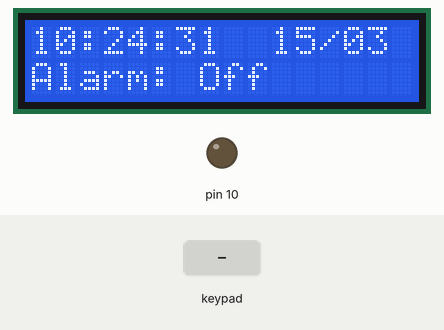
Bench run of a sketch on a simulated Arduino Uno, built with avr-gcc and run on an emulated ATmega328P. Shown: 16×2 character LCD, output pins drawn as LEDs (lit = HIGH). Inputs (shaded band) come from the test bench. The local clock reads 2024-03-15 10:24:30 at power-on unless the sketch sets it; storage starts empty; what the sketch prints to the serial monitor is not drawn.

Above: at 1.2 s.
1.3 s: key 'A' pressed
At 3.0 s:
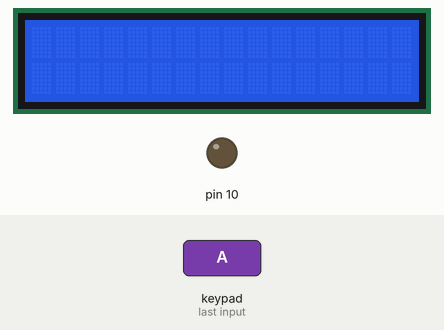
3.3 s: keypad keys 5 6 7 8 D pressed 0.4 s apart
At 6.8 s:
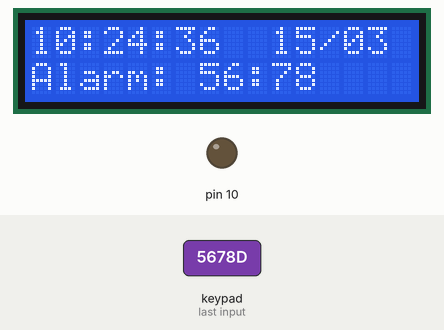
7.1 s: key 'D' pressed
At 9.4 s:
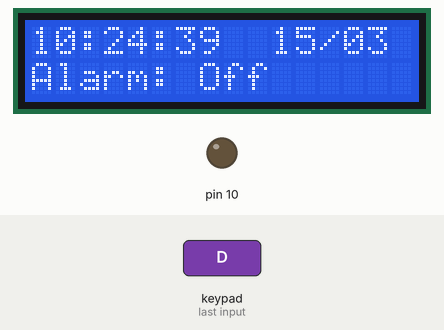
9.6 s: keypad keys 1 3 9 7 D pressed 0.4 s apart
At 12.9 s:
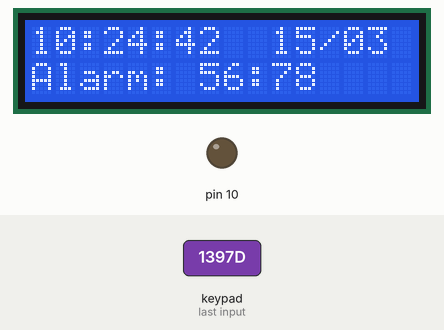
Timing chart, 0 to 14.4 s (numbered marks = the images above; inputs shaded):
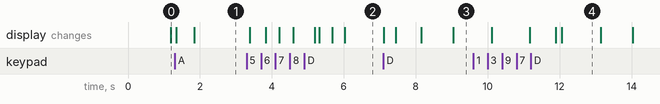

Measured:
- after the input at 1.3 s, the display: first changes at once (image 1 shows a later state)
- after the input at 3.3 s, the display: first changes after 0.08 s (image 2 shows a later state)
- after the input at 7.1 s, the display: first differs from a run without the input after 0.35 s (image 3 shows a later state)
- after the input at 9.6 s, the display: first differs from a run without the input after 2.3 s (image 4 shows a later state)
- what the display in image 4 shows lasts 1.0 s, from 12.1 s to 13.1 s

The sketch:

abdo.ino
```cpp
#include <Ds1302.h>
#include <Keypad.h>
#include <LiquidCrystal_I2C.h>
#include <Wire.h>
#include <SD.h>


//<-- this is the RTC setup -->//
Ds1302 RTC(A0, 2, 3);
//<-- screen setup END -->//


//<-- this is the screen setup -->//
LiquidCrystal_I2C lcd(0x27,16,2);
//<-- screen setup END -->//


//<-- this is the SD setup -->//
File myFile;
//<-- SD setup END -->//


//<-- this is the keypad setup -->//
const byte ROWS = 4; //four rows
const byte COLS = 4; //four columns
//define the cymbols on the buttons of the keypads
char hexaKeys[ROWS][COLS] = {
  {'D', 'C', 'B', 'A'},
  {'#', '9', '6', '3'},
  {'0', '8', '5', '2'},
  {'*', '7', '4', '1'} // the behavior of this matrix is awfully random, but this works somehow so.
};
//char hexaKeys[ROWS][COLS] = {
//  {'C', '0', 'E', 'X'},
//  {'3', '9', '6', 'X'},
//  {'2', '8', '5', 'X'},
//  {'1', '7', '4', 'X'} // the behavior of this matrix is awfully random, but this works somehow so.
//};
byte rowPins[ROWS] = {5, 6, 7, 8}; //connect to the row pinouts of the keypad
byte colPins[COLS] = {9, A3, A2, A1}; //connect to the column pinouts of the keypad
Keypad theKeypad = Keypad( makeKeymap(hexaKeys), rowPins, colPins, COLS, ROWS);
char enteredKey = 'A';
//<-- keypad setup END -->//


uint8_t alarmHours = 0, alarmMinutes = 0;  // Holds the current alarm time
uint8_t menu = 0;
uint8_t setAll = 0;


void setup() {
  lcd.init();                      // initialize the lcd
  lcd.backlight();
  Serial.begin(9600);
  Serial.println("Initializing SD card ..");
  while(!Serial) {}
  pinMode(10, OUTPUT);
  if(!SD.begin(4)) {
    Serial.println("failed lol");
    return;
  }
  Serial.println("Success!");
  RTC.init();
  theKeypad.addEventListener(keypadEvent); // Add an event listener for this keypad
  menu = 0;
  uint8_t char_idx = 0;
  char alarm[4];
  myFile = SD.open("alarm.txt");
  if (myFile) {
    Serial.print("alarm.txt:");
    // read from the file until there's nothing else in it:
    while (myFile.available()) {
      alarm[char_idx++] = myFile.read();
    }
    if(char_idx == 4) {
      alarmHours = parseDigits(alarm, 2);
      alarmMinutes = parseDigits(alarm + 2, 2);
    }
    Serial.println(alarm);
    // close the file:
    myFile.close();
  } else {
    // if the file didn't open, print an error:
    Serial.println("error opening alarm.txt in reading");
  }
}


//  Ds1302::DateTime now;
//  RTC.getDateTime(&now);
  //----------------------------//

void keypadEvent(KeypadEvent key){
    switch (theKeypad.getState()){
      case PRESSED:
        if (key == 'A') {
          if(menu == 1) {
            menu = 0;
          } else {
            menu++;
          }
          lcd.clear();
          lcd.setCursor(5, 0);
          lcd.print("Mode ");
          lcd.print(menu + 1);
          delay(500);
          lcd.clear();
        } else if (key == 'D') {
          setAll++;
        }
        break;

      case RELEASED:
        break;

      case HOLD:
        break;
    }
}


void loop()
{
  getKeypadInput();
// in which subroutine should we go?
  switch(menu) {
    case 0:
      DisplayDateTime(); // void DisplayDateTime
      Alarm(); // Alarm control
      break;
    case 1:
      SetAlarm();
      break;
  }
  delay(100);
}

bool getKeypadInput() {
  char tempKey = theKeypad.getKey();
  if (tempKey) {
    enteredKey = tempKey;
    return 1;
  }
  return 0;
}


void DisplayDateTime ()
{
// We show the current date and time
  Ds1302::DateTime now;
  RTC.getDateTime(&now);
  lcd.setCursor(0, 0);

  if (now.hour<=9){
    lcd.print("0");
  }
  lcd.print(now.hour, DEC);
  lcd.print(":");
  if (now.minute<=9){
    lcd.print("0");
  }
  lcd.print(now.minute, DEC);
  lcd.print(":");
  if (now.second<=9){
    lcd.print("0");
  }
  lcd.print(now.second, DEC);


  lcd.setCursor(10, 0);
  if (now.day<=9){
    lcd.print("0");
  }
  lcd.print(now.day, DEC);
  lcd.print("/");
  if (now.month<=9){
    lcd.print("0");
  }
  lcd.print(now.month, DEC);
}


void printAllOn(){
  lcd.setCursor(0,1);
  lcd.print("Alarm: ");

  if (alarmHours <= 9)
  {
    lcd.print("0");
  }
  lcd.print(alarmHours, DEC);

  lcd.print(":");
  if (alarmMinutes <= 9)
  {
    lcd.print("0");
  }
  lcd.print(alarmMinutes, DEC);

}


void printAllOff() {
  lcd.setCursor(0, 1);
  lcd.print("Alarm: Off  ");
}


void Alarm(){
  if (setAll==0){
    printAllOff();
  }

  if (setAll==1){
    printAllOn();

    Ds1302::DateTime now;
    RTC.getDateTime(&now);
    if ( now.hour == alarmHours && now.minute == alarmMinutes ){
      lcd.noBacklight();
      delay (300);
      lcd.backlight();
    }
  }
  if (setAll==2){
    setAll=0;
  }
  delay(50);
}


uint8_t parseDigits(char* str, uint8_t count){
  uint8_t val = 0;
  while(count-- > 0) val = (val * 10) + (*str++ - '0');
  return val;
}
void SetAlarm() {
  uint8_t char_idx = 0;
  char buffer[4];
  while(true) {
    if (char_idx == 4){
      alarmHours = parseDigits(buffer, 2);
      alarmMinutes = parseDigits(buffer + 2, 2);
      if(SD.remove("alarm.txt")) {
        Serial.println("removed the file");
      } else {
        Serial.println("failed to remove the file");
      }
      myFile = SD.open("alarm.txt", FILE_WRITE);
      if (myFile) {
        Serial.print("Writing to alarm.txt...");
        myFile.print(alarmHours);
        myFile.print(alarmMinutes);
        // close the file:
        myFile.close();
        Serial.println("done.");
      } else {
        // if the file didn't open, print an error:
        Serial.println("error opening alarm.txt in writing");
      }

      lcd.clear();
      lcd.print(alarmHours);
      lcd.print(':');
      lcd.print(alarmMinutes);
      delay(600);
      lcd.clear();
      enteredKey = ' ';
      menu = 0;
      Serial.println("done setting the alarm");
      return;
    }
    if (getKeypadInput()){
      if(enteredKey == 'C' || enteredKey == 'B' ||
      enteredKey == '#' || enteredKey == '*') {
        lcd.clear();
        lcd.print("Enter a");
        lcd.setCursor(0, 1);
        lcd.print("Number");
        delay(600);
        lcd.clear();
      } else if( enteredKey == 'A' || enteredKey == 'D') {
        return;
      } else {
        lcd.clear();
        buffer[char_idx++] = enteredKey;
        if(char_idx < 1) {
          lcd.clear();
          lcd.print(buffer);
        } else if (char_idx < 2) {
          lcd.clear();
          lcd.print(buffer[0]);
          lcd.print(buffer[1]);
        } else if (char_idx < 3) {
          lcd.clear();
          lcd.print(buffer[0]);
          lcd.print(buffer[1]);
          lcd.print(':');
          lcd.print(buffer[2]);
        } else if (char_idx < 4) {
          lcd.clear();
          lcd.print(buffer[0]);
          lcd.print(buffer[1]);
          lcd.print(':');
          lcd.print(buffer[2]);
          lcd.print(buffer[3]);
        }
      }
    }
  }
}
```
